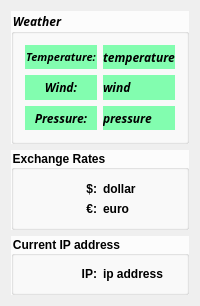
<?xml version="1.0" encoding="UTF-8"?>
<ui version="4.0">
 <class>MainWindow</class>
 <widget class="QMainWindow" name="MainWindow">
  <property name="geometry">
   <rect>
    <x>0</x>
    <y>0</y>
    <width>200</width>
    <height>306</height>
   </rect>
  </property>
  <property name="maximumSize">
   <size>
    <width>200</width>
    <height>16777215</height>
   </size>
  </property>
  <property name="windowTitle">
   <string>Desktop Helper</string>
  </property>
  <property name="styleSheet">
   <string notr="true">QWidget#centralWidget{
	border-image: url(:/backgrounds/background.png);
}
QLabel#temperatureNameLabel,QLabel#temperatureValueLabel,QLabel#pressureNameLabel,QLabel#pressureValueLabel,QLabel#windNameLabel,QLabel#windValueLabel{
	background-color: rgba(70, 255, 138, 170);
}
QLabel#temperatureValueLabel{
	background-color: rgba(70, 255, 138, 170);
}

QGroupBox#weatherBox,QGroupBox#exchangeRatesBox,QGroupBox#ipAddressBox{
	
	background-color: rgba(255, 255, 255, 200);
}

</string>
  </property>
  <property name="tabShape">
   <enum>QTabWidget::Rounded</enum>
  </property>
  <widget class="QWidget" name="centralWidget">
   <property name="maximumSize">
    <size>
     <width>200</width>
     <height>16777215</height>
    </size>
   </property>
   <layout class="QVBoxLayout" name="verticalLayout" stretch="50,30,20">
    <item>
     <widget class="QGroupBox" name="weatherBox">
      <property name="font">
       <font>
        <family>Century Gothic</family>
        <weight>75</weight>
        <italic>true</italic>
        <bold>true</bold>
       </font>
      </property>
      <property name="title">
       <string>Weather</string>
      </property>
      <property name="flat">
       <bool>true</bool>
      </property>
      <layout class="QHBoxLayout" name="horizontalLayout">
       <item>
        <layout class="QVBoxLayout" name="weatherNamesLayout">
         <property name="leftMargin">
          <number>0</number>
         </property>
         <property name="rightMargin">
          <number>0</number>
         </property>
         <item>
          <widget class="QLabel" name="temperatureNameLabel">
           <property name="font">
            <font>
             <family>Century Gothic</family>
             <pointsize>8</pointsize>
             <weight>75</weight>
             <italic>true</italic>
             <bold>true</bold>
            </font>
           </property>
           <property name="layoutDirection">
            <enum>Qt::LeftToRight</enum>
           </property>
           <property name="styleSheet">
            <string notr="true"/>
           </property>
           <property name="text">
            <string>Temperature:</string>
           </property>
           <property name="alignment">
            <set>Qt::AlignCenter</set>
           </property>
          </widget>
         </item>
         <item>
          <widget class="QLabel" name="windNameLabel">
           <property name="font">
            <font>
             <family>Century Gothic</family>
             <weight>75</weight>
             <italic>true</italic>
             <bold>true</bold>
            </font>
           </property>
           <property name="layoutDirection">
            <enum>Qt::LeftToRight</enum>
           </property>
           <property name="text">
            <string>Wind:</string>
           </property>
           <property name="alignment">
            <set>Qt::AlignCenter</set>
           </property>
          </widget>
         </item>
         <item>
          <widget class="QLabel" name="pressureNameLabel">
           <property name="font">
            <font>
             <family>Century Gothic</family>
             <weight>75</weight>
             <italic>true</italic>
             <bold>true</bold>
            </font>
           </property>
           <property name="text">
            <string>Pressure:</string>
           </property>
           <property name="alignment">
            <set>Qt::AlignCenter</set>
           </property>
          </widget>
         </item>
        </layout>
       </item>
       <item>
        <layout class="QVBoxLayout" name="weatherValuesLayout">
         <item>
          <widget class="QLabel" name="temperatureValueLabel">
           <property name="font">
            <font>
             <family>Century Gothic</family>
             <weight>75</weight>
             <italic>true</italic>
             <bold>true</bold>
            </font>
           </property>
           <property name="text">
            <string>temperature</string>
           </property>
          </widget>
         </item>
         <item>
          <widget class="QLabel" name="windValueLabel">
           <property name="font">
            <font>
             <family>Century Gothic</family>
             <weight>75</weight>
             <italic>true</italic>
             <bold>true</bold>
            </font>
           </property>
           <property name="text">
            <string>wind</string>
           </property>
          </widget>
         </item>
         <item>
          <widget class="QLabel" name="pressureValueLabel">
           <property name="font">
            <font>
             <family>Century Gothic</family>
             <weight>75</weight>
             <italic>true</italic>
             <bold>true</bold>
            </font>
           </property>
           <property name="text">
            <string>pressure</string>
           </property>
          </widget>
         </item>
        </layout>
       </item>
      </layout>
     </widget>
    </item>
    <item>
     <widget class="QGroupBox" name="exchangeRatesBox">
      <property name="font">
       <font>
        <weight>75</weight>
        <bold>true</bold>
       </font>
      </property>
      <property name="autoFillBackground">
       <bool>false</bool>
      </property>
      <property name="title">
       <string>Exchange Rates</string>
      </property>
      <property name="flat">
       <bool>true</bool>
      </property>
      <property name="checkable">
       <bool>false</bool>
      </property>
      <layout class="QHBoxLayout" name="horizontalLayout_2">
       <item>
        <layout class="QVBoxLayout" name="rateNamesLayout">
         <item>
          <widget class="QLabel" name="dollarNameLabel">
           <property name="font">
            <font>
             <weight>75</weight>
             <bold>true</bold>
            </font>
           </property>
           <property name="text">
            <string>$:</string>
           </property>
           <property name="alignment">
            <set>Qt::AlignRight|Qt::AlignTrailing|Qt::AlignVCenter</set>
           </property>
          </widget>
         </item>
         <item>
          <widget class="QLabel" name="euroNameLabel">
           <property name="font">
            <font>
             <weight>75</weight>
             <bold>true</bold>
            </font>
           </property>
           <property name="text">
            <string>€:</string>
           </property>
           <property name="alignment">
            <set>Qt::AlignRight|Qt::AlignTrailing|Qt::AlignVCenter</set>
           </property>
          </widget>
         </item>
        </layout>
       </item>
       <item>
        <layout class="QVBoxLayout" name="rateValuesLayout">
         <item>
          <widget class="QLabel" name="dollarValueLabel">
           <property name="font">
            <font>
             <weight>75</weight>
             <bold>true</bold>
            </font>
           </property>
           <property name="text">
            <string>dollar</string>
           </property>
          </widget>
         </item>
         <item>
          <widget class="QLabel" name="euroValueLabel">
           <property name="font">
            <font>
             <weight>75</weight>
             <bold>true</bold>
            </font>
           </property>
           <property name="text">
            <string>euro</string>
           </property>
          </widget>
         </item>
        </layout>
       </item>
      </layout>
     </widget>
    </item>
    <item>
     <widget class="QGroupBox" name="ipAddressBox">
      <property name="font">
       <font>
        <weight>75</weight>
        <bold>true</bold>
       </font>
      </property>
      <property name="title">
       <string>Current IP address</string>
      </property>
      <property name="flat">
       <bool>true</bool>
      </property>
      <layout class="QHBoxLayout" name="horizontalLayout_3">
       <item>
        <widget class="QLabel" name="ipAddressName">
         <property name="font">
          <font>
           <weight>75</weight>
           <bold>true</bold>
          </font>
         </property>
         <property name="text">
          <string>IP:</string>
         </property>
         <property name="alignment">
          <set>Qt::AlignRight|Qt::AlignTrailing|Qt::AlignVCenter</set>
         </property>
        </widget>
       </item>
       <item>
        <widget class="QLabel" name="ipAddressValue">
         <property name="font">
          <font>
           <weight>75</weight>
           <bold>true</bold>
          </font>
         </property>
         <property name="text">
          <string>ip address</string>
         </property>
        </widget>
       </item>
      </layout>
     </widget>
    </item>
   </layout>
  </widget>
 </widget>
 <layoutdefault spacing="6" margin="11"/>
 <resources/>
 <connections/>
</ui>
